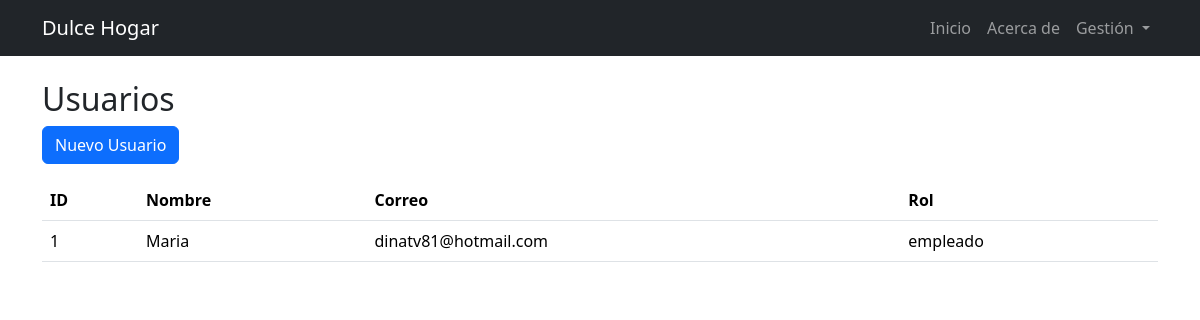
The page /usuarios on the database its author committed.
### app.py (models this page shows)
class Usuario(db.Model):
    id = db.Column(db.Integer, primary_key=True)
    nombre = db.Column(db.String(120), nullable=False)
    correo = db.Column(db.String(120), unique=True, nullable=False)
    contraseña = db.Column(db.String(120), nullable=False)
    rol = db.Column(db.String(50), default="empleado")

### app.py (the view)
@app.route("/usuarios")
def listar_usuarios():
    usuarios = Usuario.query.all()
    return render_template("users/list.html", usuarios=usuarios)

### templates/users/list.html
{% extends "base.html" %}
{% block content %}
<h2>Usuarios</h2>
<a href="{{ url_for('nuevo_usuario') }}" class="btn btn-primary mb-3">Nuevo Usuario</a>
<table class="table">
    <thead>
        <tr><th>ID</th><th>Nombre</th><th>Correo</th><th>Rol</th></tr>
    </thead>
    <tbody>
        {% for u in usuarios %}
        <tr>
            <td>{{ u.id }}</td>
            <td>{{ u.nombre }}</td>
            <td>{{ u.correo }}</td>
            <td>{{ u.rol }}</td>
        </tr>
        {% endfor %}
    </tbody>
</table>
{% endblock %}

### rows shown on the page
Usuario: id "1", nombre "Maria", correo "dinatv81@hotmail.com", rol "empleado"
